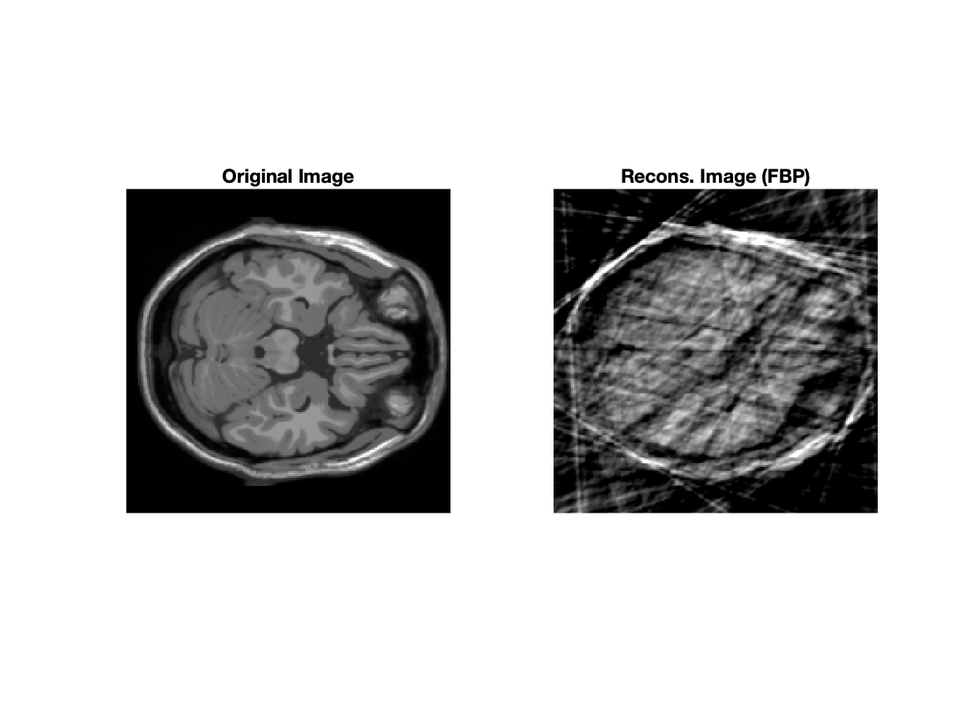
%> input picture 3/HW3/images/reconstruction0.png, 970 x 727 px, shrunk from 1167 x 875 before the run
$ octave --eval "result = loadFig('images/reconstruction0.png');"   (GNU Octave 9; MATLAB toolbox functions it lacks are replaced by stand-ins)
%> lines starting %> are read from the running program, lines starting %| are printed output that depends on the picture
function img = loadFig(file)
%> called with file = 'images/reconstruction0.png'
	% Load figure and pad it to make a square image of size 218 x 218
    img = imread(file);
%> img is the input picture: size 727x970x3 uint8; min 0, max 255, mean 196.6
    img = padarray(img, [19, 0], 0, 'pre');
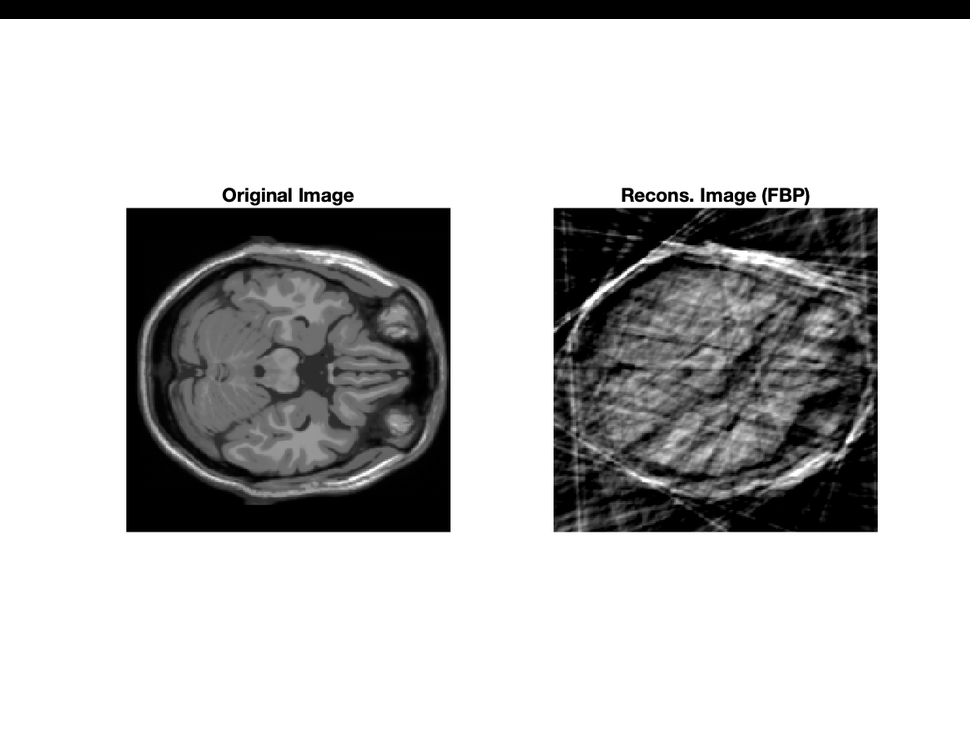
%> img: size 746x970x3 uint8; min 0, max 255, mean 191.6
    img = padarray(img, [18, 0], 0, 'post');
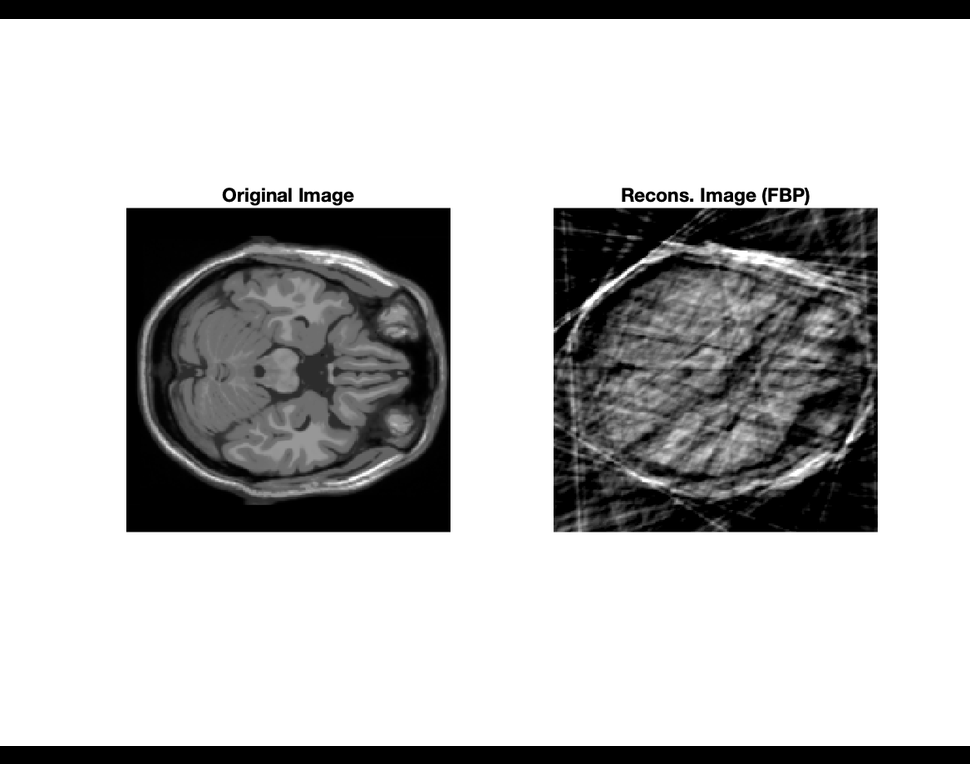
%> img: size 764x970x3 uint8; min 0, max 255, mean 187.1
    img = padarray(img, [0,1], 0, 'pre');
%> img: size 764x971x3 uint8
    img= double(img*1.0)/255;
%> img: size 764x971x3 double
end
